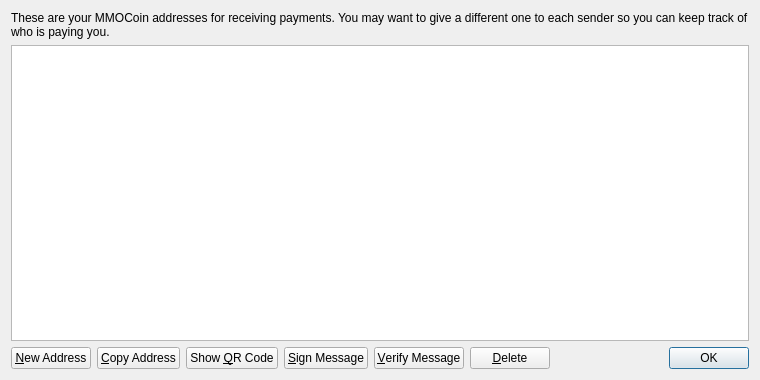
<?xml version="1.0" encoding="UTF-8"?>
<ui version="4.0">
 <class>AddressBookPage</class>
 <widget class="QWidget" name="AddressBookPage">
  <property name="geometry">
   <rect>
    <x>0</x>
    <y>0</y>
    <width>760</width>
    <height>380</height>
   </rect>
  </property>
  <property name="windowTitle">
   <string>Address Book</string>
  </property>
  <layout class="QVBoxLayout" name="verticalLayout">
   <item>
    <widget class="QLabel" name="labelExplanation">
     <property name="text">
      <string>These are your MMOCoin addresses for receiving payments. You may want to give a different one to each sender so you can keep track of who is paying you.</string>
     </property>
     <property name="textFormat">
      <enum>Qt::PlainText</enum>
     </property>
     <property name="wordWrap">
      <bool>true</bool>
     </property>
    </widget>
   </item>
   <item>
    <widget class="QTableView" name="tableView">
     <property name="contextMenuPolicy">
      <enum>Qt::CustomContextMenu</enum>
     </property>
     <property name="toolTip">
      <string>Double-click to edit address or label</string>
     </property>
     <property name="tabKeyNavigation">
      <bool>false</bool>
     </property>
     <property name="alternatingRowColors">
      <bool>true</bool>
     </property>
     <property name="selectionMode">
      <enum>QAbstractItemView::SingleSelection</enum>
     </property>
     <property name="selectionBehavior">
      <enum>QAbstractItemView::SelectRows</enum>
     </property>
     <property name="sortingEnabled">
      <bool>true</bool>
     </property>
     <attribute name="verticalHeaderVisible">
      <bool>false</bool>
     </attribute>
    </widget>
   </item>
   <item>
    <layout class="QHBoxLayout" name="horizontalLayout">
     <item>
      <widget class="QPushButton" name="newAddressButton">
       <property name="toolTip">
        <string>Create a new address</string>
       </property>
       <property name="text">
        <string>&amp;New Address</string>
       </property>
       <property name="icon">
        <iconset resource="../bitcoin.qrc">
         <normaloff>:/icons/add</normaloff>:/icons/add</iconset>
       </property>
      </widget>
     </item>
     <item>
      <widget class="QPushButton" name="copyToClipboard">
       <property name="toolTip">
        <string>Copy the currently selected address to the system clipboard</string>
       </property>
       <property name="text">
        <string>&amp;Copy Address</string>
       </property>
       <property name="icon">
        <iconset resource="../bitcoin.qrc">
         <normaloff>:/icons/editcopy</normaloff>:/icons/editcopy</iconset>
       </property>
      </widget>
     </item>
     <item>
      <widget class="QPushButton" name="showQRCode">
       <property name="text">
        <string>Show &amp;QR Code</string>
       </property>
       <property name="icon">
        <iconset resource="../bitcoin.qrc">
         <normaloff>:/icons/qrcode</normaloff>:/icons/qrcode</iconset>
       </property>
      </widget>
     </item>
     <item>
      <widget class="QPushButton" name="signMessage">
       <property name="toolTip">
        <string>Sign a message to prove you own a Bitcoin address</string>
       </property>
       <property name="text">
        <string>&amp;Sign Message</string>
       </property>
       <property name="icon">
        <iconset resource="../bitcoin.qrc">
         <normaloff>:/icons/edit</normaloff>:/icons/edit</iconset>
       </property>
      </widget>
     </item>
     <item>
      <widget class="QPushButton" name="verifyMessage">
       <property name="toolTip">
        <string>Verify a message to ensure it was signed with a specified Bitcoin address</string>
       </property>
       <property name="text">
        <string>&amp;Verify Message</string>
       </property>
       <property name="icon">
        <iconset resource="../bitcoin.qrc">
         <normaloff>:/icons/transaction_0</normaloff>:/icons/transaction_0</iconset>
       </property>
      </widget>
     </item>
     <item>
      <widget class="QPushButton" name="deleteButton">
       <property name="toolTip">
        <string>Delete the currently selected address from the list. Only sending addresses can be deleted.</string>
       </property>
       <property name="text">
        <string>&amp;Delete</string>
       </property>
       <property name="icon">
        <iconset resource="../bitcoin.qrc">
         <normaloff>:/icons/remove</normaloff>:/icons/remove</iconset>
       </property>
      </widget>
     </item>
     <item>
      <spacer name="horizontalSpacer">
       <property name="orientation">
        <enum>Qt::Horizontal</enum>
       </property>
       <property name="sizeHint" stdset="0">
        <size>
         <width>40</width>
         <height>20</height>
        </size>
       </property>
      </spacer>
     </item>
     <item>
      <widget class="QDialogButtonBox" name="buttonBox">
       <property name="sizePolicy">
        <sizepolicy hsizetype="Maximum" vsizetype="Fixed">
         <horstretch>0</horstretch>
         <verstretch>0</verstretch>
        </sizepolicy>
       </property>
       <property name="standardButtons">
        <set>QDialogButtonBox::Ok</set>
       </property>
      </widget>
     </item>
    </layout>
   </item>
  </layout>
 </widget>
 <resources>
  <include location="../bitcoin.qrc"/>
 </resources>
 <connections/>
</ui>
